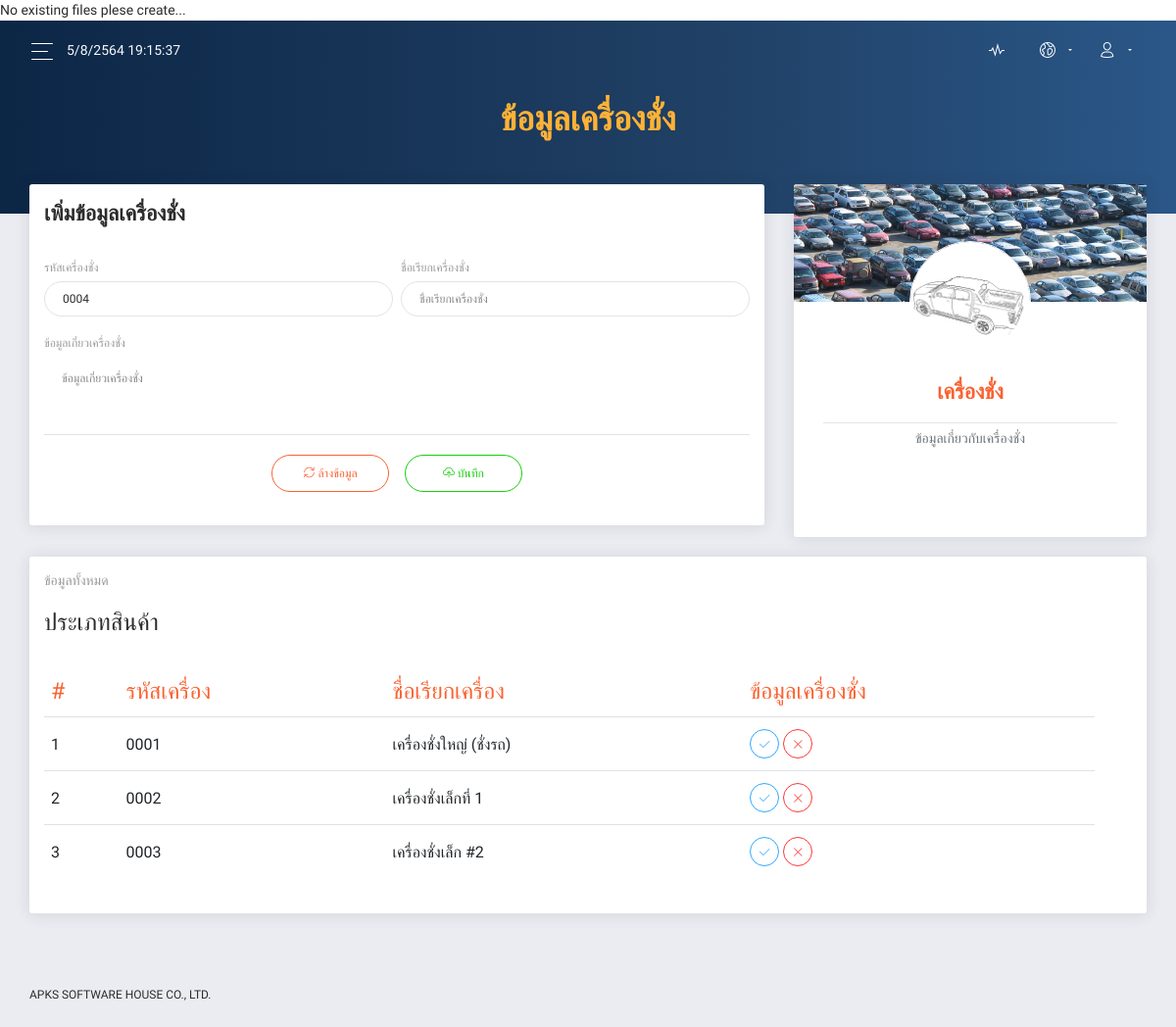
Screenshot of /wgScale.php with the database file from the repository.
### tables this page shows
CREATE TABLE IF NOT EXISTS `tbl_wgscale` (
  `id` int(4) NOT NULL AUTO_INCREMENT,
  `wgscale_code` char(4) NOT NULL DEFAULT '0',
  `wgscale_name` char(50) NOT NULL DEFAULT '0',
  `wgscale_level` char(1) NOT NULL DEFAULT '1' COMMENT '0 for none palet, 1 for with palet',
  `wgscale_details` text,
  PRIMARY KEY (`id`)
);

### wgScale.php (the view, shortened to what this page needs)
<?php
$dbConn = dbConnect();
$varget_id2edit = filter_input(INPUT_GET, 'id2edit');
if (empty($varget_id2edit)) {
    $text2Show = "เพิ่มข้อมูลเครื่องชั่ง";
    $editAble = "";
    $sqlcmd_listWgScale = "SELECT * FROM tbl_wgscale WHERE 1";
    $sqlres_listWgScale = mysqli_query($dbConn, $sqlcmd_listWgScale);
    if ($sqlres_listWgScale) {
        $sqlnum_listWgScale = mysqli_num_rows($sqlres_listWgScale);
        $wgScaleCode = str_pad(($sqlnum_listWgScale + 1), 4, "0", STR_PAD_LEFT);
    }
    $wgScaleName = '';
    $wgScaleDetails = '';
}
?>
<!DOCTYPE html>
<html lang="en">
<head>
    <link rel="stylesheet" href="./css/all.css"/>
    <link href="./css/bootstrap.min.css" rel="stylesheet"/>
    <link href="./css/now-ui-dashboard.css?v=1.5.0" rel="stylesheet"/>
</head>
<body>
<div class="wrapper ">
    <div class="main-panel" id="main-panel">
        <?php
        require_once './fileNavbar.php';
        ?>
        <div class="panel-header h-auto d-flex justify-content-center">
            <h2 class="text-warning font-weight-bold">ข้อมูลเครื่องชั่ง</h2>
        </div>
        <div class="content">
            <div class="row">
                <div class="col-md-8 order-1 order-md-0">
                    <div class="card">
                        <div class="card-header">
                            <h5 class="title"><?= $text2Show; ?></h5>
                        </div>
                        <div class="card-body">
                            <form action="./act4WgScale.php" method="post">
                                <div class="row">
                                    <div class="col-md-6 pr-md-1">
                                        <div class="form-group">
                                            <label for="id4SuppCode">รหัสเครื่องชั่ง</label>
                                            <input type="text" class="form-control" placeholder="รหัสเครื่องชั่ง"
                                                   name="wgScaleCode" id="id4WgScaleCode"
                                                   value="<?= $wgScaleCode; ?>" <?= $editAble; ?>>
                                        </div>
                                    </div>
                                    <div class="col-md-6 pl-md-1">
                                        <div class="form-group">
                                            <label for="id4SuppEmail">ชื่อเรียกเครื่องชั่ง</label>
                                            <input type="text" class="form-control" placeholder="ชื่อเรียกเครื่องชั่ง"
                                                   name="wgScaleName" id="id4WgScaleName"
                                                   value="<?= $wgScaleName; ?>" onkeyup="func2ShowName(this.value)">
                                        </div>
                                    </div>
                                </div>
                                <div class="row mt-2">
                                    <div class="col-md-12">
                                        <div class="form-group">
                                            <label for="id4SuppDetails">ข้อมูลเกี่ยวเครื่องชั่ง</label>
                                            <textarea rows="3" cols="80" class="form-control" name="wgScaleDetails"
                                                      id="id4WgScaleDetails"
                                                      placeholder="ข้อมูลเกี่ยวเครื่องชั่ง"><?= $wgScaleDetails; ?></textarea>
                                        </div>
                                    </div>
                                </div>
                                <div class="row d-flex justify-content-center">
                                    <div class="button-container">
                                        <button type="reset" class="btn btn-outline-primary btn-round"
                                                style="width: 120px">
                                            <i class="now-ui-icons loader_refresh spin"></i> ล้างข้อมูล
                                        </button>
                                        <button type="submit" class="btn btn-outline-success btn-round"
                                                style="width: 120px" name="suppSubmitBtn">
                                            <i class="now-ui-icons arrows-1_cloud-upload-94"></i> บันทึก
                                        </button>
                                    </div>
                                </div>
                            </form>
                        </div>
                    </div>
                </div>
                <div class="col-md-4 order-0 order-md-1">
                    <div class="card card-user">
                        <div class="image">
                        </div>
                        <div class="card-body">
                            <div class="author">
                                <a href="#" style="text-decoration: none;">
                                    <img class="avatar border-gray" src="assets/img/avatarveh.png"
                                         alt="..."
                                         id="id4ImgAvatar">
                                    <h5 class="title"><span
                                                id="id4VehicleName2Show"><?php if (empty($wgScaleName)) echo "เครื่องชั่ง"; else echo $wgScaleName; ?></span>
                                    </h5>
                                </a>
                                <hr>
                                <p class="text-muted">
                                    ข้อมูลเกี่ยวกับเครื่องชั่ง
                                </p>
                            </div>
                        </div>
                    </div>
                </div>
            </div>
            <div class="row">
                <div class="col-md-12">
                    <div class="card">
                        <div class="card-header">
                            <h5 class="card-category">ข้อมูลทั้งหมด</h5>
                            <h4 class="card-title"> ประเภทสินค้า </h4>
                        </div>
                        <div class="card-body">
                            <div class="table-responsive">
                                <table class="table">
                                    <thead class=" text-primary">
                                    <tr>
                                        <th>#</th>
                                        <th>รหัสเครื่อง</th>
                                        <th>ชื่อเรียกเครื่อง</th>
                                        <th>ข้อมูลเครื่องชั่ง</th>
                                        <th></th>
                                    </tr>
                                    </thead>
                                    <tbody>
                                    <?php
                                    $cntWgScale = 0;
                                    $sqlcmd_listWgScale = "SELECT * FROM tbl_wgscale WHERE 1 ORDER BY wgscale_code ASC";
                                    $sqlres_listWgScale = mysqli_query($dbConn, $sqlcmd_listWgScale);
                                    if ($sqlres_listWgScale) {
                                        while ($sqlfet_listWgScale = mysqli_fetch_assoc($sqlres_listWgScale)) {
                                            ?>
                                            <tr>
                                                <td><?= ++$cntWgScale; ?></td>
                                                <td><?= $sqlfet_listWgScale['wgscale_code']; ?></td>
                                                <td><?= $sqlfet_listWgScale['wgscale_name']; ?></td>
                                                <td>
                                                    <a href="?id2edit=<?= $sqlfet_listWgScale['id']; ?>"
                                                       class="btn btn-round btn-outline-info btn-icon btn-sm"
                                                       data-toggle="tooltip" data-placement="right" title="แก้ไข"><i
                                                                class="now-ui-icons ui-1_check"></i></a>
                                                    <a href="./act4WgScale.php?id2delete=<?= $sqlfet_listWgScale['id']; ?>"
                                                       class="btn btn-round btn-outline-danger btn-icon btn-sm"
                                                       onclick="return confirm('ต้องการลบข้อมูลนี้');"
                                                       data-toggle="tooltip" data-placement="right" title=" ลบ "><i
                                                                class="now-ui-icons ui-1_simple-remove"></i></a>
                                                </td>
                                            </tr>
                                            <?php
                                        }
                                    }
                                    ?>
                                    </tbody>
                                </table>
                            </div>
                        </div>
                    </div>
                </div>
            </div>
        </div>
        <?php
        require_once './fileFooter.php';
        ?>
    </div>
</div>
</body>
</html>

### rows the page displays
tbl_wgscale: wgscale_code "0001", wgscale_name "เครื่องชั่งใหญ่ (ชั่งรถ)"
tbl_wgscale: wgscale_code "0002", wgscale_name "เครื่องชั่งเล็กที่ 1"
tbl_wgscale: wgscale_code "0003", wgscale_name "เครื่องชั่งเล็ก #2"

### other values shown
$text2Show "เพิ่มข้อมูลเครื่องชั่ง"
